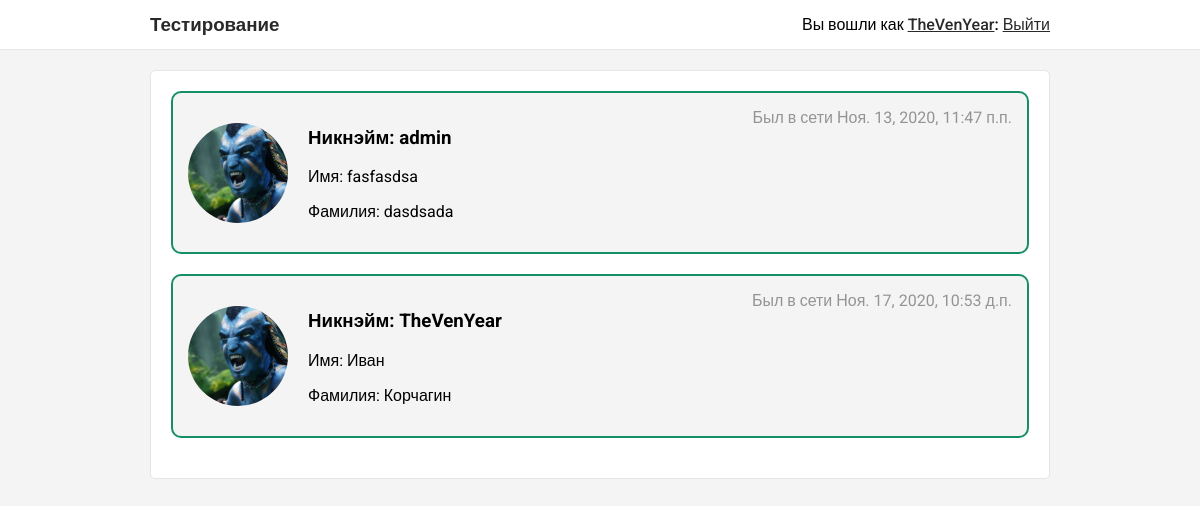
The page /user/all/ (signed in) on the database as committed earlier.
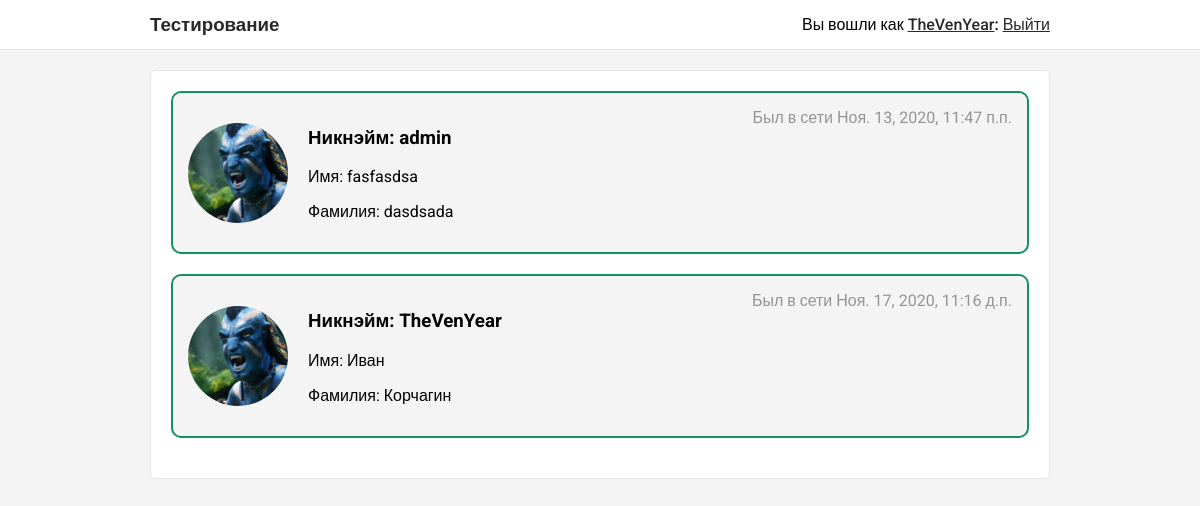
The same page on the database as committed later.
### user/models.py (models this page shows)
class User(AbstractUser):
    avatar = models.ImageField(default='user/default.jpg', verbose_name='изображение профиля')
    about = models.TextField(blank=True, verbose_name='обо мне')

### user/views.py (the view)
# urls.py: path('all/', all_users, name='all_users')
def all_users(request):
    if request.user.is_anonymous:
        return redirect('login-user')
    users = User.objects.all()
    return render(request, 'all_users.html', {'users': users})

### user/context_processors.py (called while the page is built)
def user(request):
    return {'user': request.user}

### user/templates/all_users.html (shortened to what this page needs)
{% extends 'base.html' %}
{% load static %}
{% block styles %}
    <link rel="stylesheet" href="{% static 'css/user.css' %}">
{% endblock %}
{% block content %}
    {% for user in users %}
        <div class="content__profile">
            <div class="profile__main">
                <img class="profile__main__avatar" src="{{ user.avatar.url }}" alt="">
                <div class="profile__main__info">
                    <h3>Никнэйм: {{ user.username }}</h3>
                    <p>Имя: {{ user.first_name }}</p>
                    <p>Фамилия: {{ user.last_name }}</p>
                </div>
            </div>
            <div class="profile__last_login">
                Был в сети {{ user.last_login }}
            </div>
        </div>
    {% endfor %}
{% endblock %}

### templates/base.html (shortened to what this page needs)
<!DOCTYPE html>
{% load static %}
<html lang="en">
<head>
    <link rel="stylesheet" href="{% static "css/base.css" %}">
    {% block styles %}{% endblock %}
</head>
<body>
<div class="header">
    <div class="container header__inner">
        <a href="{% url 'all_users' %}" class="header__logo"><h3>Тестирование</h3></a>
        <div class="header__auth">
            {% if user.is_anonymous %}
                <a href="{% url 'social:begin' 'github' %}">Войти через GitHub</a>
            {% else %}
                <span>Вы вошли как <a href="{% url 'new_user_oauth' %}">{{ user.username }}</a>:</span>
                <a href="{% url 'logout' %}">Выйти</a>
            {% endif %}
        </div>
    </div>
</div>
<div class="container content">
    {% block content %}{% endblock %}
</div>
</body>
</html>

### static/css/base.css (style rules this page uses)
body, html { margin: 0; padding: 0; font-family: 'Roboto', sans-serif; background: #f4f4f4; }
* { box-sizing: border-box; }
img { width: 100%; object-fit: cover; }
.container { max-width: 900px; margin: 0 auto; }
.content { margin-top: 70px; margin-bottom: 20px; background: white; padding: 20px; border-radius: 5px; border: 1px solid #e5e5e5 }
.header { height: 50px; background: white; position: fixed; width: 100%; top: 0; border-bottom: 1px solid #e5e5e5; }
.header__inner { height: 100%; display: flex; flex-direction: row; justify-content: space-between; align-items: center; }
.header__inner a { text-decoration: none; color: #292929; }
.header__auth span { font-weight: 500; }
.header__auth a { text-decoration: underline; }

### user/static/css/user.css (style rules this page uses)
.content__profile { padding: 15px; margin-bottom: 20px; border-radius: 10px; border: 2px solid #148f68; background: #f4f4f4; display: flex; flex-direction: row; justify-content: space-between; }
.profile__main { display: flex; flex-direction: row; align-items: center; }
.profile__main__avatar { width: 100px; height: 100px; object-fit: cover; border-radius: 50px; margin-right: 20px; }
.profile__last_login { color: #949494; }

Rows that differ between the two databases and show on the page:
changed User "TheVenYear": last_login "Ноя. 17, 2020, 10:53 д.п." → "Ноя. 17, 2020, 11:16 д.п."
